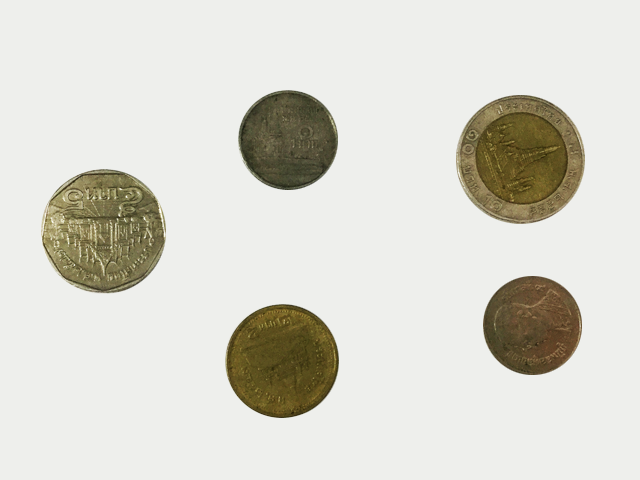
%> input picture img/Baht_19_edit.png, 640 x 480 px
$ octave money_detector.m   (GNU Octave 9; MATLAB toolbox functions it lacks are replaced by stand-ins)
%> lines starting %> are read from the running program, lines starting %| are printed output that depends on the picture
%Program: MoneyDetector
%Author: fpt-rainnie (Pattaraporn Tulathum)


clear
clc
close

%read image
rgb = imread('img/Baht_19_edit.png');
%> rgb is the input picture: size 480x640x3 uint8; mean R, G, B 216.4, 215.3, 206.5
%rgb = imread('img/Baht_23_edit.png');
%rgb = imread('img/Baht_32_edit.png');
figure; imshow(rgb)

%d = imdistline; %show distance estimate
[centers, radii] = imfindcircles(rgb,[40 70], 'ObjectPolarity','dark','Sensitivity',0.95);
%> centers = [532.8 325.8; 282.9 361.9; 288.9 140.3; 521 160; 104.8 231.8]; radii = [49.6; 56.83; 49.56; 65.26; 61.63]
h = viscircles(centers,radii);
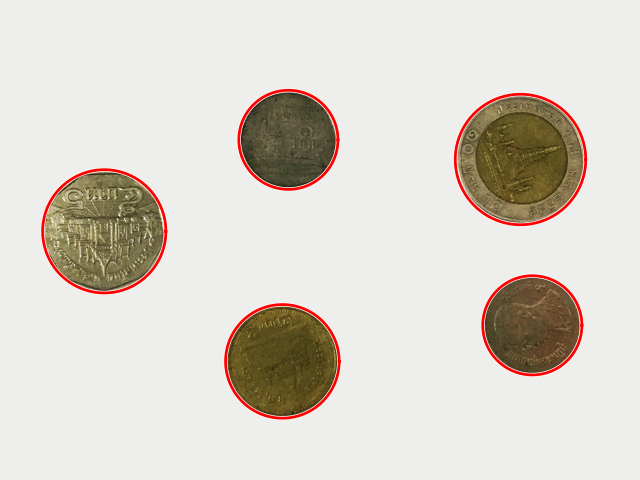
%> figure redrawn from the program's plot data

sort(ceil(radii)) %sort radius of circles
%> ans = [50; 50; 57; 62; 66]
figure, h = histogram(radii,4); %histogram of radius to count any types of coin
%> after `h = histogram(radii,4)`:
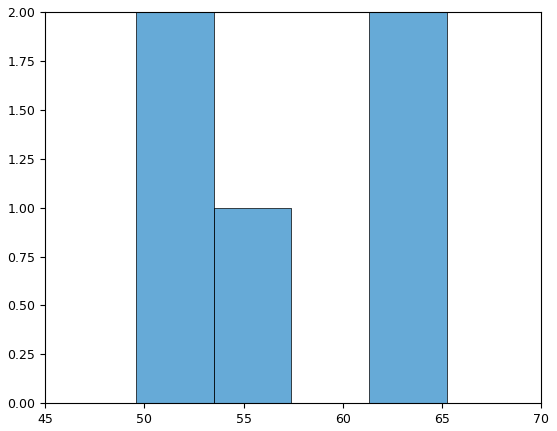
%> figure redrawn from the program's plot data; tallest bar 2 high, from x = 49.56 to 53.49

count = 0;
count = count + h.Values(1);
%> count = 2
count = count + h.Values(2);
%> count = 3
count = count + h.Values(3);
count = count + h.Values(4);
%> count = 5
count
%> count = 5

total = 0;
total = total + h.Values(1);
%> total = 2
total = total + h.Values(2)*2;
%> total = 4
total = total + h.Values(3)*5;
total = total + h.Values(4)*10;
%> total = 24
total
%> total = 24
